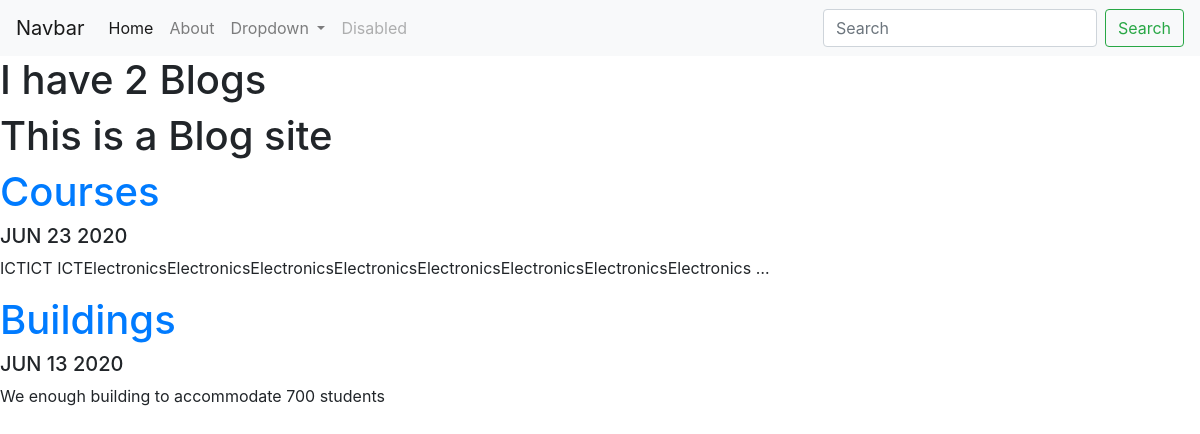
Screenshot of /blog/ with the database file from the repository.
### blog/models.py (models this page shows, shortened)
class Blog(models.Model):
    title = models.CharField(max_length=200)
    description = models.TextField()
    date = models.DateField()

### blog/views.py (the view)
# urls.py: path('', views.all_blogs, name='all_blogs'),
def all_blogs(request):
    blogs = Blog.objects.order_by('-date')
    return render(request, 'blog/all_blogs.html', {'blogs': blogs})

### blog/templates/blog/all_blogs.html
{%extends 'portfolio/base.html'%}
{%block content%}
    <h1>I have {{ blogs.count }} Blog{{ blogs.count|pluralize }}</h1>
    <h1>This is a  Blog site</h1>
    {% for blog in blogs %}
    <a href="{% url 'blog:detail' blog.id %}"><h1>{{ blog.title }}</h1></a>
    <h5>{{ blog.date|date:'M d Y'|upper }}</h5>
    <p>{{ blog.description|striptags|truncatechars:100 }}</p>
    {% endfor %}
{%endblock%}

### rows the page displays
Blog: title "Courses", date "JUN 23 2020", description "ICTICT ICTElectronicsElectronicsElectronicsElectronicsElectronicsElectronicsElectronicsElectronics …"
Blog: title "Buildings", date "JUN 13 2020", description "We enough building to accommodate 700 students"

### other values shown
{{ blogs.count }} "2"
